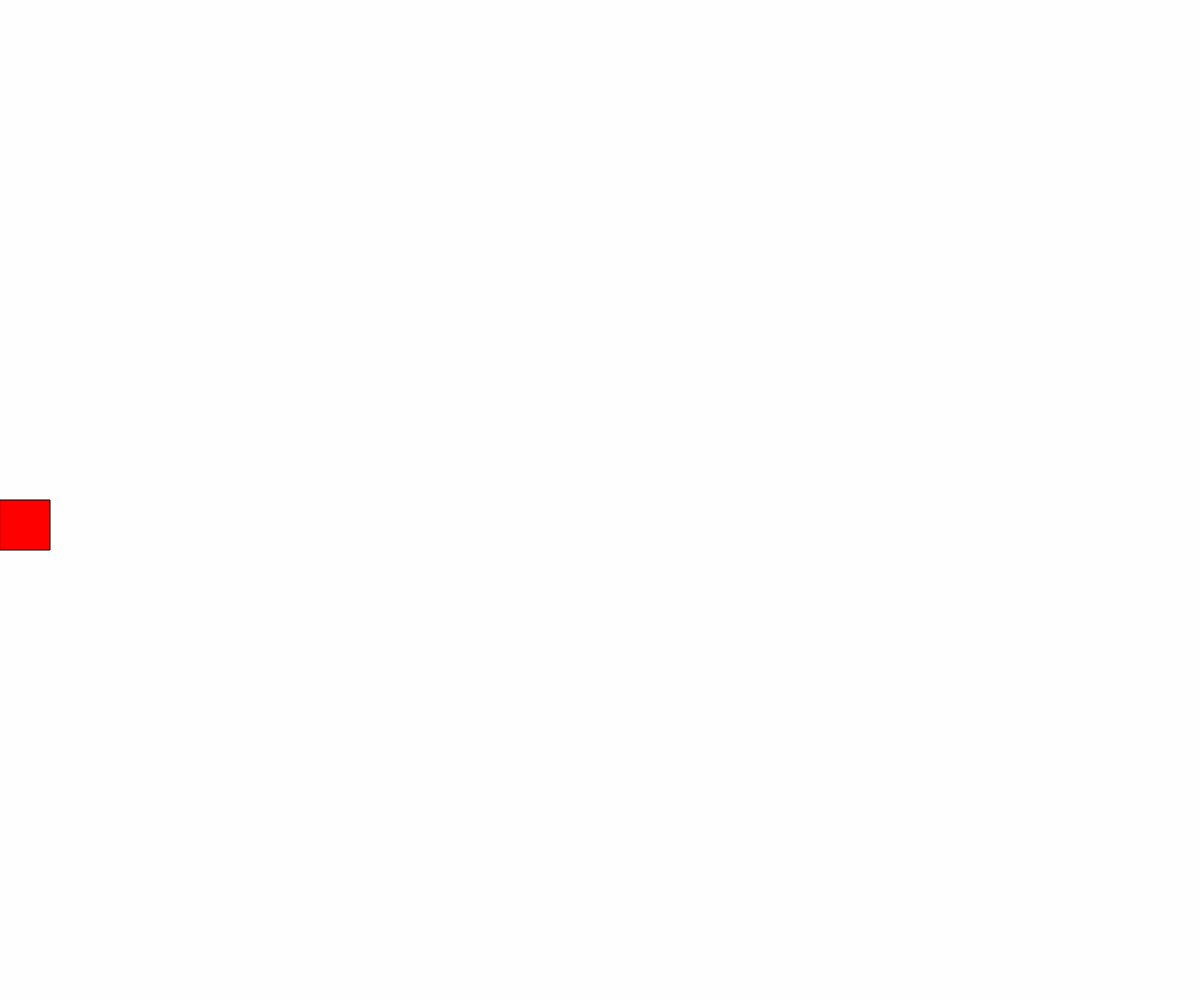
Frame 1 (no input)
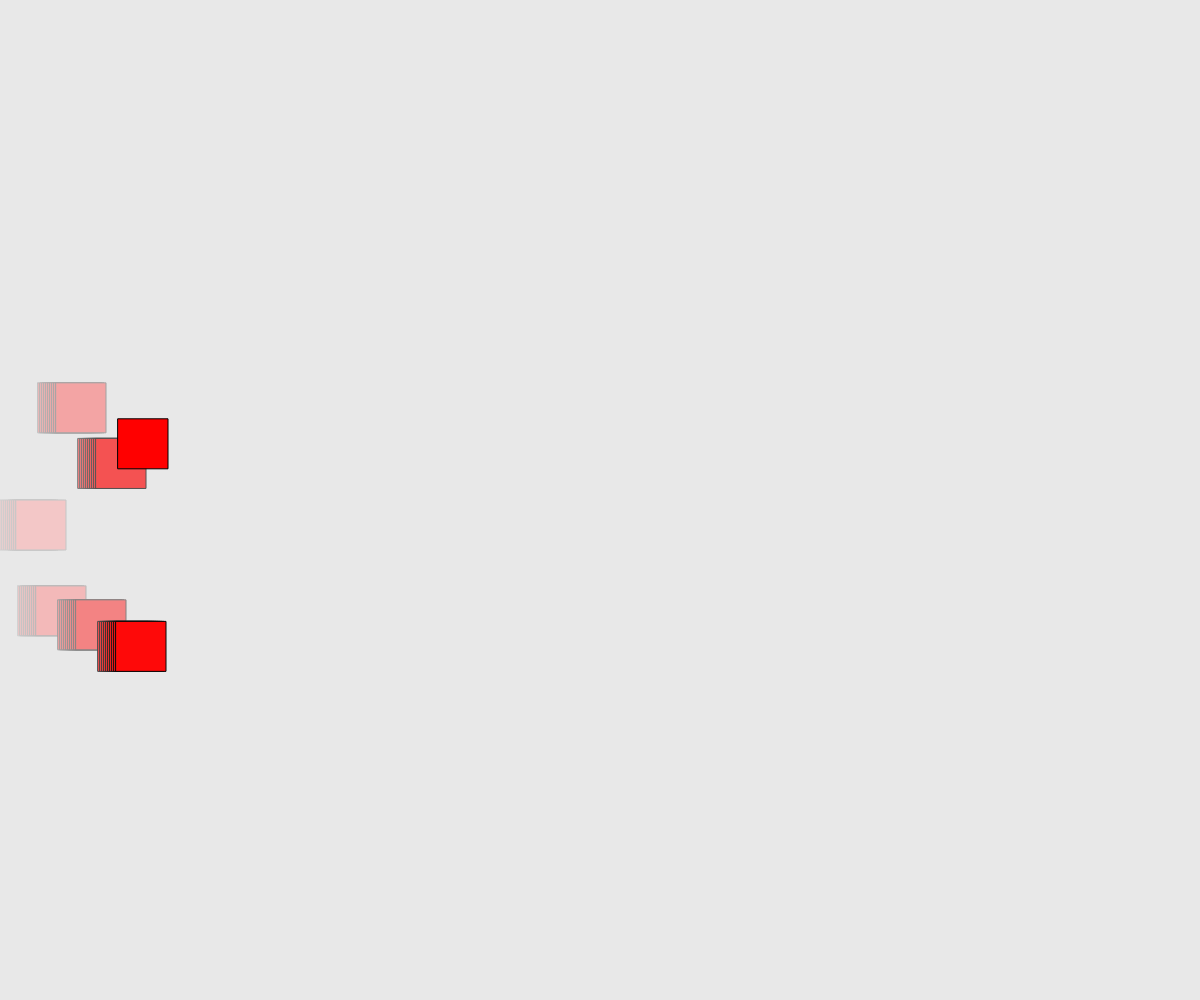
Frame 60 (no input)
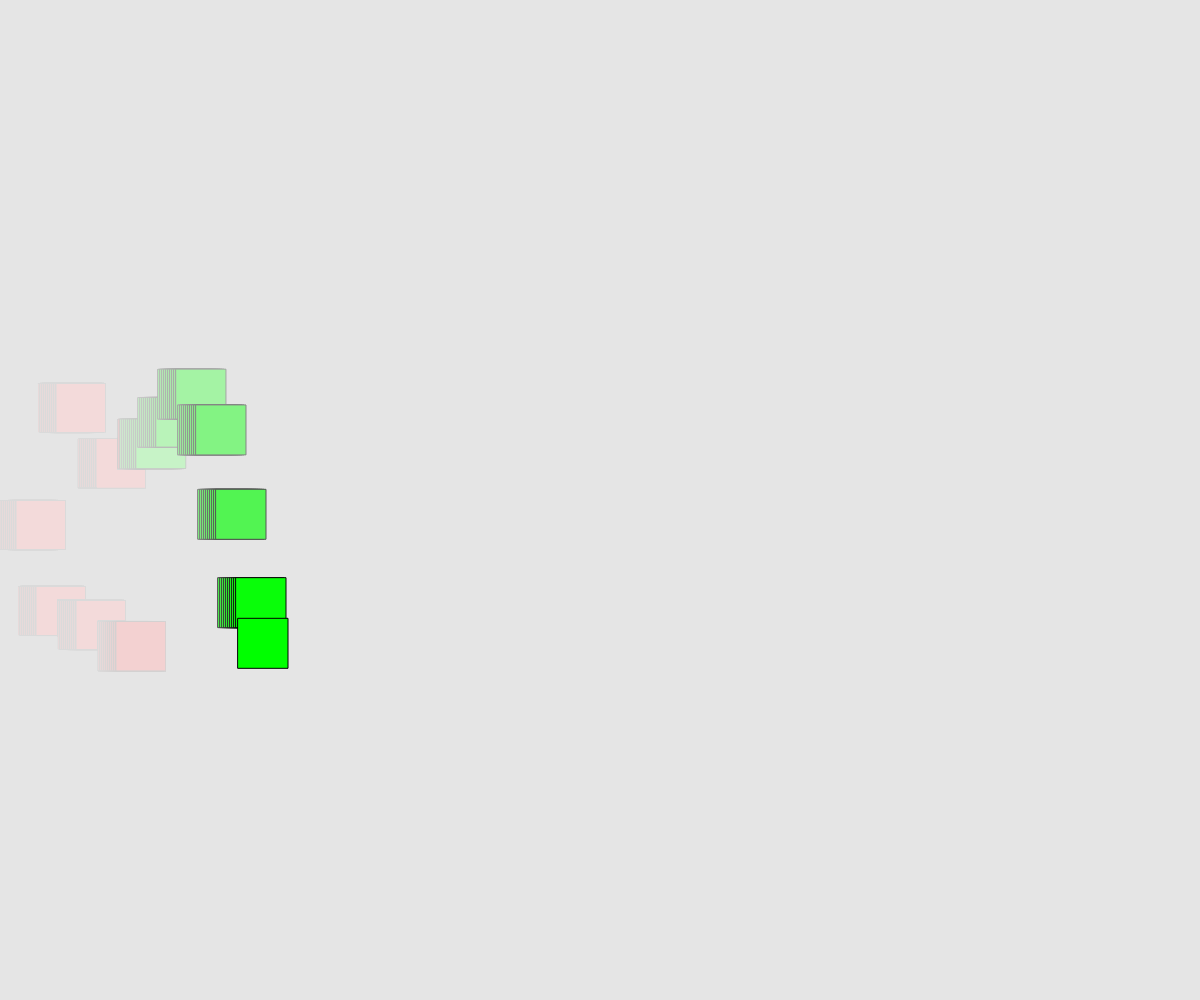
Frame 120 (the mouse pressed at the canvas centre since frame 60)

The p5.js sketch that drew these frames (run headless with seeded random() and noise() and a simulated clock; from frame 60 on, the mouse is pressed at the canvas centre):

// p5.js sketch
// ── sketch.js
let posX = 0;
let posY = 0;
let threshold = 120; // Grenzwert

function setup() {
	createCanvas(windowWidth, windowHeight);
}

function draw() {
	background(220, 10);

	// Bedingung muss vor dem Zeichnen der Rechtecks kommen
if(posX < threshold){
	// Farbe vor der Position 120
	fill(255, 0, 0,);
} else {
	// Farbe nach der Position 120
	fill(0, 255, 0);
}

	// Zufallswert für Y-Position
	// frameCount zählt Frames
	// % Modulo
	if(frameCount % 10 == 0) {
		posY = random(-200, 200);
	}

	rect(posX, height / 2 + posY, 50, 50);

	/*
	exakt gleich				posX == 350
	kleiner als					posX < 350
	grösser als					posX > 350
	kleiner oder gleich	posX <= 350 (wahr, falls posX 350 ist)
	grösser oder gleich posX >= 350
	ungleich						poxX != 350 (trifft immer zu, ausser posX hat den Wert von 350)
	*/

	if(posX < (windowWidth - 50)) {
		// falls die Bedingung zutrifft
		posX = posX + 2; // dasselbe wie posX++
	}
}
